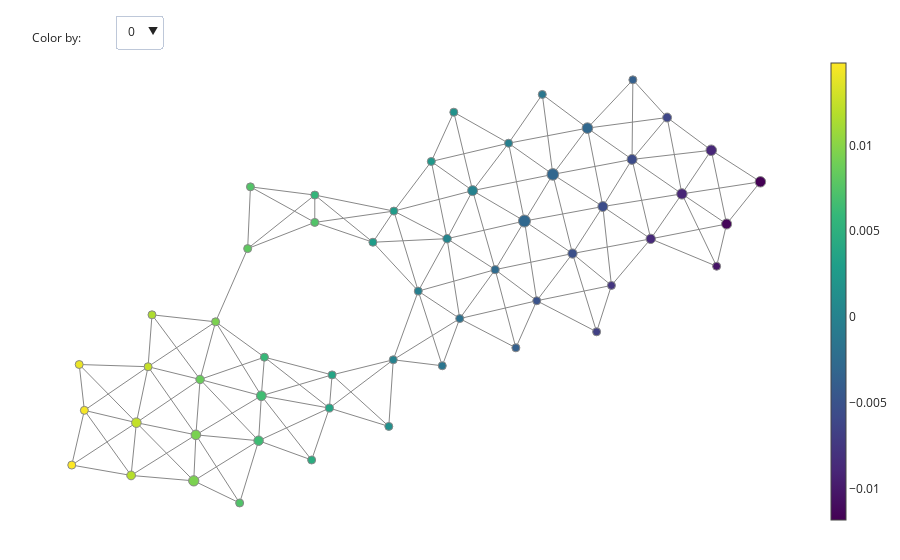

Source (notebook cell):
### Code cell
import gtda.mapper as map
import sklearn.cluster as cluster


filter_func = map.Projection(columns=[0,1])
#cover = map.OneDimensionalCover(kind='uniform', n_intervals=10, overlap_frac=0.3)
cover = map.CubicalCover(n_intervals=10, overlap_frac=0.3)
clusterer = cluster.DBSCAN()

pipe = map.make_mapper_pipeline(
    filter_func=filter_func,
    cover=cover,
    clusterer=clusterer,
    verbose=False,
    n_jobs=1,
)

fig = map.plot_static_mapper_graph(pipe, sq_locationnp_centered, color_data=sq_locationnp_centered)
fig.show(config={'scrollZoom': True})
#g = pipe.fit_transform(sq_locationnp_centered)
#color_data=sq_locationnp_centered[:,1]

### Figure 1 — Plotly figure (JSON) as saved in the notebook; plotly's stock layout.template omitted (floating-point values rounded to 4 significant figures; data arrays with more than 128 entries replaced by an {"elided": "..."} marker saying what was removed)
{"data": [{"hoverinfo": "none", "line": {"color": "#888", "width": 1}, "mode": "lines", "name": "edge_trace", "type": "scatter", "uid": "a9cd9c58-f3c5-4143-a0d2-00602ff8b455", "x": {"elided": "450 float values"}, "y": {"elided": "450 float values"}}, {"hoverinfo": "text", "hovertext": ["Node ID: 0<br>Pullback set label: 45<br>Partial cluster label: 0<br>Node size: 179<br>Summary statistic: 0.00934", "Node ID: 1<br>Pullback set label: 49<br>Partial cluster label: 0<br>Node size: 178<br>Summary statistic: 0.0124", "Node ID: 2<br>Pullback set label: 19<br>Partial cluster label: 0<br>Node size: 93<br>Summary statistic: -0.00188", "Node ID: 3<br>Pullback set label: 25<br>Partial cluster label: 0<br>Node size: 115<br>Summary statistic: -0.000363", "Node ID: 4<br>Pullback set label: 5<br>Partial cluster label: 0<br>Node size: 172<br>Summary statistic: -0.00865", "Node ID: 5<br>Pullback set label: 6<br>Partial cluster label: 0<br>Node size: 47<br>Summary statistic: -0.00762", "Node ID: 6<br>Pullback set label: 10<br>Partial cluster label: 0<br>Node size: 191<br>Summary statistic: -0.00548", "Node ID: 7<br>Pullback set label: 11<br>Partial cluster label: 0<br>Node size: 165<br>Summary statistic: -0.00525", "Node ID: 8<br>Pullback set label: 38<br>Partial cluster label: 0<br>Node size: 187<br>Summary statistic: 0.00656", "Node ID: 9<br>Pullback set label: 44<br>Partial cluster label: 0<br>Node size: 140<br>Summary statistic: 0.00864", "Node ID: 10<br>Pullback set label: 16<br>Partial cluster label: 0<br>Node size: 263<br>Summary statistic: -0.00301", "Node ID: 11<br>Pullback set label: 17<br>Partial cluster label: 0<br>Node size: 281<br>Summary statistic: -0.0029", "Node ID: 12<br>Pullback set label: 15<br>Partial cluster label: 0<br>Node size: 219<br>Summary statistic: -0.00294", "Node ID: 13<br>Pullback set label: 21<br>Partial cluster label: 0<br>Node size: 44<br>Summary statistic: -0.00129", "Node ID: 14<br>Pullback set label: 22<br>Partial cluster label: 0<br>Node size: 124<br>Summary statistic: -0.000174", "Node ID: 15<br>Pullback set label: 48<br>Partial cluster label: 0<br>Node size: 104<br>Summary statistic: 0.0125", "Node ID: 16<br>Pullback set label: 24<br>Partial cluster label: 0<br>Node size: 140<br>Summary statistic: 0.000358", "Node ID: 17<br>Pullback set label: 18<br>Partial cluster label: 0<br>Node size: 126<br>Summary statistic: -0.00263", "Node ID: 18<br>Pullback set label: 30<br>Partial cluster label: 0<br>Node size: 115<br>Summary statistic: 0.00267", "Node ID: 19<br>Pullback set label: 31<br>Partial cluster label: 0<br>Node size: 35<br>Summary statistic: 0.00278", "Node ID: 20<br>Pullback set label: 51<br>Partial cluster label: 0<br>Node size: 35<br>Summary statistic: 0.0141", "Node ID: 21<br>Pullback set label: 52<br>Partial cluster label: 0<br>Node size: 91<br>Summary statistic: 0.0145", "Node ID: 22<br>Pullback set label: 1<br>Partial cluster label: 0<br>Node size: 198<br>Summary statistic: -0.0115", "Node ID: 23<br>Pullback set label: 4<br>Partial cluster label: 0<br>Node size: 213<br>Summary statistic: -0.00904", "Node ID: 24<br>Pullback set label: 33<br>Partial cluster label: 0<br>Node size: 126<br>Summary statistic: 0.00379", "Node ID: 25<br>Pullback set label: 34<br>Partial cluster label: 0<br>Node size: 58<br>Summary statistic: 0.0046", "Node ID: 26<br>Pullback set label: 23<br>Partial cluster label: 0<br>Node size: 192<br>Summary statistic: -4.18e-05", "Node ID: 27<br>Pullback set label: 29<br>Partial cluster label: 0<br>Node size: 79<br>Summary statistic: 0.00218", "Node ID: 28<br>Pullback set label: 26<br>Partial cluster label: 0<br>Node size: 41<br>Summary statistic: 3.86e-05", "Node ID: 29<br>Pullback set label: 43<br>Partial cluster label: 0<br>Node size: 49<br>Summary statistic: 0.00944", "Node ID: 30<br>Pullback set label: 9<br>Partial cluster label: 0<br>Node size: 193<br>Summary statistic: -0.00562", "Node ID: 31<br>Pullback set label: 27<br>Partial cluster label: 0<br>Node size: 18<br>Summary statistic: 0.00144", "Node ID: 32<br>Pullback set label: 12<br>Partial cluster label: 0<br>Node size: 50<br>Summary statistic: -0.00498", "Node ID: 33<br>Pullback set label: 32<br>Partial cluster label: 0<br>Node size: 38<br>Summary statistic: 0.00371", "Node ID: 34<br>Pullback set label: 46<br>Partial cluster label: 0<br>Node size: 207<br>Summary statistic: 0.00941", "Node ID: 35<br>Pullback set label: 39<br>Partial cluster label: 0<br>Node size: 177<br>Summary statistic: 0.00639", "Node ID: 36<br>Pullback set label: 0<br>Partial cluster label: 0<br>Node size: 214<br>Summary statistic: -0.0118", "Node ID: 37<br>Pullback set label: 3<br>Partial cluster label: 0<br>Node size: 217<br>Summary statistic: -0.00889", "Node ID: 38<br>Pullback set label: 50<br>Partial cluster label: 0<br>Node size: 149<br>Summary statistic: 0.0118", "Node ID: 39<br>Pullback set label: 8<br>Partial cluster label: 0<br>Node size: 153<br>Summary statistic: -0.00607", "Node ID: 40<br>Pullback set label: 14<br>Partial cluster label: 0<br>Node size: 50<br>Summary statistic: -0.00373", "Node ID: 41<br>Pullback set label: 2<br>Partial cluster label: 0<br>Node size: 43<br>Summary statistic: -0.0104", "Node ID: 42<br>Pullback set label: 47<br>Partial cluster label: 0<br>Node size: 35<br>Summary statistic: 0.0115", "Node ID: 43<br>Pullback set label: 40<br>Partial cluster label: 0<br>Node size: 63<br>Summary statistic: 0.00737", "Node ID: 44<br>Pullback set label: 53<br>Partial cluster label: 0<br>Node size: 56<br>Summary statistic: 0.0148", "Node ID: 45<br>Pullback set label: 28<br>Partial cluster label: 0<br>Node size: 29<br>Summary statistic: 0.00173", "Node ID: 46<br>Pullback set label: 36<br>Partial cluster label: 0<br>Node size: 24<br>Summary statistic: 0.00745", "Node ID: 47<br>Pullback set label: 42<br>Partial cluster label: 0<br>Node size: 31<br>Summary statistic: 0.00812", "Node ID: 48<br>Pullback set label: 37<br>Partial cluster label: 0<br>Node size: 35<br>Summary statistic: 0.00602", "Node ID: 49<br>Pullback set label: 13<br>Partial cluster label: -1<br>Node size: 2<br>Summary statistic: -0.0037", "Node ID: 50<br>Pullback set label: 35<br>Partial cluster label: 0<br>Node size: 21<br>Summary statistic: 0.00566", "Node ID: 51<br>Pullback set label: 20<br>Partial cluster label: 0<br>Node size: 8<br>Summary statistic: -0.00143", "Node ID: 52<br>Pullback set label: 41<br>Partial cluster label: -1<br>Node size: 3<br>Summary statistic: 0.00749", "Node ID: 53<br>Pullback set label: 7<br>Partial cluster label: -1<br>Node size: 1<br>Summary statistic: -0.00669"], "marker": {"color": [0.009342, 0.01239, -0.001877, -0.0003625, -0.008647, -0.007619, -0.005484, -0.005249, 0.006563, 0.008641, -0.00301, -0.0029, -0.002943, -0.00129, -0.000174, 0.01253, 0.0003581, -0.002629, 0.002673, 0.002784, 0.01407, 0.01446, -0.01146, -0.009045, 0.003789, 0.004598, -4.178e-05, 0.002184, 3.856e-05, 0.009437, -0.005625, 0.001444, -0.004984, 0.003706, 0.009411, 0.006394, -0.01181, -0.008894, 0.01183, -0.006072, -0.003726, -0.01037, 0.01154, 0.007365, 0.01479, 0.001729, 0.007447, 0.008121, 0.006021, -0.003695, 0.005664, -0.001434, 0.007486, -0.006688], "colorbar": {"thickness": 15, "title": {"side": "right", "text": ""}, "xanchor": "left"}, "colorscale": [[0, "#440154"], [0.1111, "#482878"], [0.2222, "#3e4989"], [0.3333, "#31688e"], [0.4444, "#26828e"], [0.5556, "#1f9e89"], [0.6667, "#35b779"], [0.7778, "#6ece58"], [0.8889, "#b5de2b"], [1, "#fde725"]], "line": {"color": "#888", "width": 1}, "opacity": 1, "reversescale": false, "showscale": true, "size": [179, 178, 93, 115, 172, 47, 191, 165, 187, 140, 263, 281, 219, 44, 124, 104, 140, 126, 115, 35, 35, 91, 198, 213, 126, 58, 192, 79, 41, 49, 193, 18, 50, 38, 207, 177, 214, 217, 149, 153, 50, 43, 35, 63, 56, 29, 24, 31, 35, 2, 21, 8, 3, 1], "sizemin": 4, "sizemode": "area", "sizeref": 3.903}, "mode": "markers", "name": "node_trace", "type": "scatter", "uid": "f3cedb86-0dcd-4bc8-8acd-4a389ee73ae1", "x": [-2.073, -2.661, 0.5332, 0.1237, 2.42, 2.032, 1.947, 1.647, -1.427, -2.032, 1.453, 1.173, 1.795, 1.349, 1.016, -2.546, 0.4083, 0.8836, -0.1172, -0.3245, -3.226, -3.175, 3.17, 2.728, -0.7546, -0.9299, 0.6606, 0.2527, -0.1235, -1.879, 2.236, -0.1674, 1.294, -0.7279, -2.095, -1.454, 3.504, 3.018, -2.714, 2.582, 2.244, 3.071, -2.507, -1.641, -3.3, 0.4748, -0.8989, -1.562, -1.396, 1.088, -0.8985, 0.3607, -1.534, 1.886], "y": [-1.273, -1.143, -0.0367, 0.2554, 0.8106, 0.3156, 1.154, 0.6545, -0.8573, -0.6839, 1.496, 0.9999, 1.988, 2.346, 1.827, -0.5484, 0.8128, 0.4834, 1.106, 0.7748, -0.525, -1.012, 0.9688, 1.289, -0.9882, -1.54, 1.323, 1.633, -0.4748, -0.0711, 1.655, -1.183, 0.1527, -0.6352, -1.762, -1.335, 1.417, 1.753, -1.704, 2.101, 2.501, 0.5196, 0.003364, -1.997, -1.594, 2.157, 0.9857, 0.707, -0.4472, -0.3476, 1.276, -0.5385, 1.363, -0.1775]}], "layout": {"annotations": [{"align": "left", "showarrow": false, "text": "Color by:", "x": 0, "xref": "paper", "y": 1.055, "yref": "paper"}], "autosize": false, "hovermode": "closest", "margin": {"b": 20, "l": 5, "r": 5, "t": 40}, "showlegend": false, "title": {"text": ""}, "updatemenus": [{"buttons": [{"args": [{"hovertext": [null, ["Node ID: 0<br>Pullback set label: 45<br>Partial cluster label: 0<br>Node size: 179<br>Summary statistic: 0.00934", "Node ID: 1<br>Pullback set label: 49<br>Partial cluster label: 0<br>Node size: 178<br>Summary statistic: 0.0124", "Node ID: 2<br>Pullback set label: 19<br>Partial cluster label: 0<br>Node size: 93<br>Summary statistic: -0.00188", "Node ID: 3<br>Pullback set label: 25<br>Partial cluster label: 0<br>Node size: 115<br>Summary statistic: -0.000363", "Node ID: 4<br>Pullback set label: 5<br>Partial cluster label: 0<br>Node size: 172<br>Summary statistic: -0.00865", "Node ID: 5<br>Pullback set label: 6<br>Partial cluster label: 0<br>Node size: 47<br>Summary statistic: -0.00762", "Node ID: 6<br>Pullback set label: 10<br>Partial cluster label: 0<br>Node size: 191<br>Summary statistic: -0.00548", "Node ID: 7<br>Pullback set label: 11<br>Partial cluster label: 0<br>Node size: 165<br>Summary statistic: -0.00525", "Node ID: 8<br>Pullback set label: 38<br>Partial cluster label: 0<br>Node size: 187<br>Summary statistic: 0.00656", "Node ID: 9<br>Pullback set label: 44<br>Partial cluster label: 0<br>Node size: 140<br>Summary statistic: 0.00864", "Node ID: 10<br>Pullback set label: 16<br>Partial cluster label: 0<br>Node size: 263<br>Summary statistic: -0.00301", "Node ID: 11<br>Pullback set label: 17<br>Partial cluster label: 0<br>Node size: 281<br>Summary statistic: -0.0029", "Node ID: 12<br>Pullback set label: 15<br>Partial cluster label: 0<br>Node size: 219<br>Summary statistic: -0.00294", "Node ID: 13<br>Pullback set label: 21<br>Partial cluster label: 0<br>Node size: 44<br>Summary statistic: -0.00129", "Node ID: 14<br>Pullback set label: 22<br>Partial cluster label: 0<br>Node size: 124<br>Summary statistic: -0.000174", "Node ID: 15<br>Pullback set label: 48<br>Partial cluster label: 0<br>Node size: 104<br>Summary statistic: 0.0125", "Node ID: 16<br>Pullback set label: 24<br>Partial cluster label: 0<br>Node size: 140<br>Summary statistic: 0.000358", "Node ID: 17<br>Pullback set label: 18<br>Partial cluster label: 0<br>Node size: 126<br>Summary statistic: -0.00263", "Node ID: 18<br>Pullback set label: 30<br>Partial cluster label: 0<br>Node size: 115<br>Summary statistic: 0.00267", "Node ID: 19<br>Pullback set label: 31<br>Partial cluster label: 0<br>Node size: 35<br>Summary statistic: 0.00278", "Node ID: 20<br>Pullback set label: 51<br>Partial cluster label: 0<br>Node size: 35<br>Summary statistic: 0.0141", "Node ID: 21<br>Pullback set label: 52<br>Partial cluster label: 0<br>Node size: 91<br>Summary statistic: 0.0145", "Node ID: 22<br>Pullback set label: 1<br>Partial cluster label: 0<br>Node size: 198<br>Summary statistic: -0.0115", "Node ID: 23<br>Pullback set label: 4<br>Partial cluster label: 0<br>Node size: 213<br>Summary statistic: -0.00904", "Node ID: 24<br>Pullback set label: 33<br>Partial cluster label: 0<br>Node size: 126<br>Summary statistic: 0.00379", "Node ID: 25<br>Pullback set label: 34<br>Partial cluster label: 0<br>Node size: 58<br>Summary statistic: 0.0046", "Node ID: 26<br>Pullback set label: 23<br>Partial cluster label: 0<br>Node size: 192<br>Summary statistic: -4.18e-05", "Node ID: 27<br>Pullback set label: 29<br>Partial cluster label: 0<br>Node size: 79<br>Summary statistic: 0.00218", "Node ID: 28<br>Pullback set label: 26<br>Partial cluster label: 0<br>Node size: 41<br>Summary statistic: 3.86e-05", "Node ID: 29<br>Pullback set label: 43<br>Partial cluster label: 0<br>Node size: 49<br>Summary statistic: 0.00944", "Node ID: 30<br>Pullback set label: 9<br>Partial cluster label: 0<br>Node size: 193<br>Summary statistic: -0.00562", "Node ID: 31<br>Pullback set label: 27<br>Partial cluster label: 0<br>Node size: 18<br>Summary statistic: 0.00144", "Node ID: 32<br>Pullback set label: 12<br>Partial cluster label: 0<br>Node size: 50<br>Summary statistic: -0.00498", "Node ID: 33<br>Pullback set label: 32<br>Partial cluster label: 0<br>Node size: 38<br>Summary statistic: 0.00371", "Node ID: 34<br>Pullback set label: 46<br>Partial cluster label: 0<br>Node size: 207<br>Summary statistic: 0.00941", "Node ID: 35<br>Pullback set label: 39<br>Partial cluster label: 0<br>Node size: 177<br>Summary statistic: 0.00639", "Node ID: 36<br>Pullback set label: 0<br>Partial cluster label: 0<br>Node size: 214<br>Summary statistic: -0.0118", "Node ID: 37<br>Pullback set label: 3<br>Partial cluster label: 0<br>Node size: 217<br>Summary statistic: -0.00889", "Node ID: 38<br>Pullback set label: 50<br>Partial cluster label: 0<br>Node size: 149<br>Summary statistic: 0.0118", "Node ID: 39<br>Pullback set label: 8<br>Partial cluster label: 0<br>Node size: 153<br>Summary statistic: -0.00607", "Node ID: 40<br>Pullback set label: 14<br>Partial cluster label: 0<br>Node size: 50<br>Summary statistic: -0.00373", "Node ID: 41<br>Pullback set label: 2<br>Partial cluster label: 0<br>Node size: 43<br>Summary statistic: -0.0104", "Node ID: 42<br>Pullback set label: 47<br>Partial cluster label: 0<br>Node size: 35<br>Summary statistic: 0.0115", "Node ID: 43<br>Pullback set label: 40<br>Partial cluster label: 0<br>Node size: 63<br>Summary statistic: 0.00737", "Node ID: 44<br>Pullback set label: 53<br>Partial cluster label: 0<br>Node size: 56<br>Summary statistic: 0.0148", "Node ID: 45<br>Pullback set label: 28<br>Partial cluster label: 0<br>Node size: 29<br>Summary statistic: 0.00173", "Node ID: 46<br>Pullback set label: 36<br>Partial cluster label: 0<br>Node size: 24<br>Summary statistic: 0.00745", "Node ID: 47<br>Pullback set label: 42<br>Partial cluster label: 0<br>Node size: 31<br>Summary statistic: 0.00812", "Node ID: 48<br>Pullback set label: 37<br>Partial cluster label: 0<br>Node size: 35<br>Summary statistic: 0.00602", "Node ID: 49<br>Pullback set label: 13<br>Partial cluster label: -1<br>Node size: 2<br>Summary statistic: -0.0037", "Node ID: 50<br>Pullback set label: 35<br>Partial cluster label: 0<br>Node size: 21<br>Summary statistic: 0.00566", "Node ID: 51<br>Pullback set label: 20<br>Partial cluster label: 0<br>Node size: 8<br>Summary statistic: -0.00143", "Node ID: 52<br>Pullback set label: 41<br>Partial cluster label: -1<br>Node size: 3<br>Summary statistic: 0.00749", "Node ID: 53<br>Pullback set label: 7<br>Partial cluster label: -1<br>Node size: 1<br>Summary statistic: -0.00669"]], "marker.color": [null, [0.009342, 0.01239, -0.001877, -0.0003625, -0.008647, -0.007619, -0.005484, -0.005249, 0.006563, 0.008641, -0.00301, -0.0029, -0.002943, -0.00129, -0.000174, 0.01253, 0.0003581, -0.002629, 0.002673, 0.002784, 0.01407, 0.01446, -0.01146, -0.009045, 0.003789, 0.004598, -4.178e-05, 0.002184, 3.856e-05, 0.009437, -0.005625, 0.001444, -0.004984, 0.003706, 0.009411, 0.006394, -0.01181, -0.008894, 0.01183, -0.006072, -0.003726, -0.01037, 0.01154, 0.007365, 0.01479, 0.001729, 0.007447, 0.008121, 0.006021, -0.003695, 0.005664, -0.001434, 0.007486, -0.006688]]}], "label": "0", "method": "restyle"}, {"args": [{"hovertext": [null, ["Node ID: 0<br>Pullback set label: 45<br>Partial cluster label: 0<br>Node size: 179<br>Summary statistic: 0.014", "Node ID: 1<br>Pullback set label: 49<br>Partial cluster label: 0<br>Node size: 178<br>Summary statistic: 0.0135", "Node ID: 2<br>Pullback set label: 19<br>Partial cluster label: 0<br>Node size: 93<br>Summary statistic: 0.00272", "Node ID: 3<br>Pullback set label: 25<br>Partial cluster label: 0<br>Node size: 115<br>Summary statistic: 0.00275", "Node ID: 4<br>Pullback set label: 5<br>Partial cluster label: 0<br>Node size: 172<br>Summary statistic: -0.00708", "Node ID: 5<br>Pullback set label: 6<br>Partial cluster label: 0<br>Node size: 47<br>Summary statistic: -0.00458", "Node ID: 6<br>Pullback set label: 10<br>Partial cluster label: 0<br>Node size: 191<br>Summary statistic: -0.0066", "Node ID: 7<br>Pullback set label: 11<br>Partial cluster label: 0<br>Node size: 165<br>Summary statistic: -0.00363", "Node ID: 8<br>Pullback set label: 38<br>Partial cluster label: 0<br>Node size: 187<br>Summary statistic: 0.0103", "Node ID: 9<br>Pullback set label: 44<br>Partial cluster label: 0<br>Node size: 140<br>Summary statistic: 0.0102", "Node ID: 10<br>Pullback set label: 16<br>Partial cluster label: 0<br>Node size: 263<br>Summary statistic: -0.00655", "Node ID: 11<br>Pullback set label: 17<br>Partial cluster label: 0<br>Node size: 281<br>Summary statistic: -0.00371", "Node ID: 12<br>Pullback set label: 15<br>Partial cluster label: 0<br>Node size: 219<br>Summary statistic: -0.0098", "Node ID: 13<br>Pullback set label: 21<br>Partial cluster label: 0<br>Node size: 44<br>Summary statistic: -0.00909", "Node ID: 14<br>Pullback set label: 22<br>Partial cluster label: 0<br>Node size: 124<br>Summary statistic: -0.00621", "Node ID: 15<br>Pullback set label: 48<br>Partial cluster label: 0<br>Node size: 104<br>Summary statistic: 0.0104", "Node ID: 16<br>Pullback set label: 24<br>Partial cluster label: 0<br>Node size: 140<br>Summary statistic: -6.52e-05", "Node ID: 17<br>Pullback set label: 18<br>Partial cluster label: 0<br>Node size: 126<br>Summary statistic: -0.000245", "Node ID: 18<br>Pullback set label: 30<br>Partial cluster label: 0<br>Node size: 115<br>Summary statistic: 0.000241", "Node ID: 19<br>Pullback set label: 31<br>Partial cluster label: 0<br>Node size: 35<br>Summary statistic: 0.00168", "Node ID: 20<br>Pullback set label: 51<br>Partial cluster label: 0<br>Node size: 35<br>Summary statistic: 0.0116", "Node ID: 21<br>Pullback set label: 52<br>Partial cluster label: 0<br>Node size: 91<br>Summary statistic: 0.0132", "Node ID: 22<br>Pullback set label: 1<br>Partial cluster label: 0<br>Node size: 198<br>Summary statistic: -0.0108", "Node ID: 23<br>Pullback set label: 4<br>Partial cluster label: 0<br>Node size: 213<br>Summary statistic: -0.0105", "Node ID: 24<br>Pullback set label: 33<br>Partial cluster label: 0<br>Node size: 126<br>Summary statistic: 0.0101", "Node ID: 25<br>Pullback set label: 34<br>Partial cluster label: 0<br>Node size: 58<br>Summary statistic: 0.0122", "Node ID: 26<br>Pullback set label: 23<br>Partial cluster label: 0<br>Node size: 192<br>Summary statistic: -0.00361", "Node ID: 27<br>Pullback set label: 29<br>Partial cluster label: 0<br>Node size: 79<br>Summary statistic: -0.00344", "Node ID: 28<br>Pullback set label: 26<br>Partial cluster label: 0<br>Node size: 41<br>Summary statistic: 0.00658", "Node ID: 29<br>Pullback set label: 43<br>Partial cluster label: 0<br>Node size: 49<br>Summary statistic: 0.00729", "Node ID: 30<br>Pullback set label: 9<br>Partial cluster label: 0<br>Node size: 193<br>Summary statistic: -0.00999", "Node ID: 31<br>Pullback set label: 27<br>Partial cluster label: 0<br>Node size: 18<br>Summary statistic: 0.00862", "Node ID: 32<br>Pullback set label: 12<br>Partial cluster label: 0<br>Node size: 50<br>Summary statistic: -0.00131", "Node ID: 33<br>Pullback set label: 32<br>Partial cluster label: 0<br>Node size: 38<br>Summary statistic: 0.00804", "Node ID: 34<br>Pullback set label: 46<br>Partial cluster label: 0<br>Node size: 207<br>Summary statistic: 0.0167", "Node ID: 35<br>Pullback set label: 39<br>Partial cluster label: 0<br>Node size: 177<br>Summary statistic: 0.0132", "Node ID: 36<br>Pullback set label: 0<br>Partial cluster label: 0<br>Node size: 214<br>Summary statistic: -0.0126", "Node ID: 37<br>Pullback set label: 3<br>Partial cluster label: 0<br>Node size: 217<br>Summary statistic: -0.013", "Node ID: 38<br>Pullback set label: 50<br>Partial cluster label: 0<br>Node size: 149<br>Summary statistic: 0.0166", "Node ID: 39<br>Pullback set label: 8<br>Partial cluster label: 0<br>Node size: 153<br>Summary statistic: -0.0134", "Node ID: 40<br>Pullback set label: 14<br>Partial cluster label: 0<br>Node size: 50<br>Summary statistic: -0.0123", "Node ID: 41<br>Pullback set label: 2<br>Partial cluster label: 0<br>Node size: 43<br>Summary statistic: -0.00805", "Node ID: 42<br>Pullback set label: 47<br>Partial cluster label: 0<br>Node size: 35<br>Summary statistic: 0.00816", "Node ID: 43<br>Pullback set label: 40<br>Partial cluster label: 0<br>Node size: 63<br>Summary statistic: 0.0158", "Node ID: 44<br>Pullback set label: 53<br>Partial cluster label: 0<br>Node size: 56<br>Summary statistic: 0.0162", "Node ID: 45<br>Pullback set label: 28<br>Partial cluster label: 0<br>Node size: 29<br>Summary statistic: -0.00495", "Node ID: 46<br>Pullback set label: 36<br>Partial cluster label: 0<br>Node size: 24<br>Summary statistic: 0.00267", "Node ID: 47<br>Pullback set label: 42<br>Partial cluster label: 0<br>Node size: 31<br>Summary statistic: 0.00349", "Node ID: 48<br>Pullback set label: 37<br>Partial cluster label: 0<br>Node size: 35<br>Summary statistic: 0.00823", "Node ID: 49<br>Pullback set label: 13<br>Partial cluster label: -1<br>Node size: 2<br>Summary statistic: 0.00156", "Node ID: 50<br>Pullback set label: 35<br>Partial cluster label: 0<br>Node size: 21<br>Summary statistic: 0.000839", "Node ID: 51<br>Pullback set label: 20<br>Partial cluster label: 0<br>Node size: 8<br>Summary statistic: 0.00493", "Node ID: 52<br>Pullback set label: 41<br>Partial cluster label: -1<br>Node size: 3<br>Summary statistic: 0.00214", "Node ID: 53<br>Pullback set label: 7<br>Partial cluster label: -1<br>Node size: 1<br>Summary statistic: -0.00217"]], "marker.color": [null, [0.01395, 0.01351, 0.002725, 0.002755, -0.007076, -0.004576, -0.006604, -0.003626, 0.0103, 0.01015, -0.006552, -0.003715, -0.009795, -0.009094, -0.006211, 0.01039, -6.522e-05, -0.0002445, 0.0002411, 0.001685, 0.01158, 0.01324, -0.01082, -0.01047, 0.01008, 0.01218, -0.003612, -0.003445, 0.006578, 0.007293, -0.009993, 0.008625, -0.001314, 0.008042, 0.01668, 0.01324, -0.01261, -0.01297, 0.01656, -0.01342, -0.01228, -0.008055, 0.008163, 0.01577, 0.01624, -0.004947, 0.002667, 0.003491, 0.00823, 0.001562, 0.0008394, 0.004932, 0.00214, -0.002168]]}], "label": "1", "method": "restyle"}], "direction": "down", "pad": {"r": 10, "t": 10}, "showactive": true, "x": 0.11, "xanchor": "left", "y": 1.1, "yanchor": "top"}], "xaxis": {"showgrid": false, "showline": false, "showticklabels": false, "ticks": "", "title": {"text": ""}, "zeroline": false}, "yaxis": {"showgrid": false, "showline": false, "showticklabels": false, "ticks": "", "title": {"text": ""}, "zeroline": false}}}
